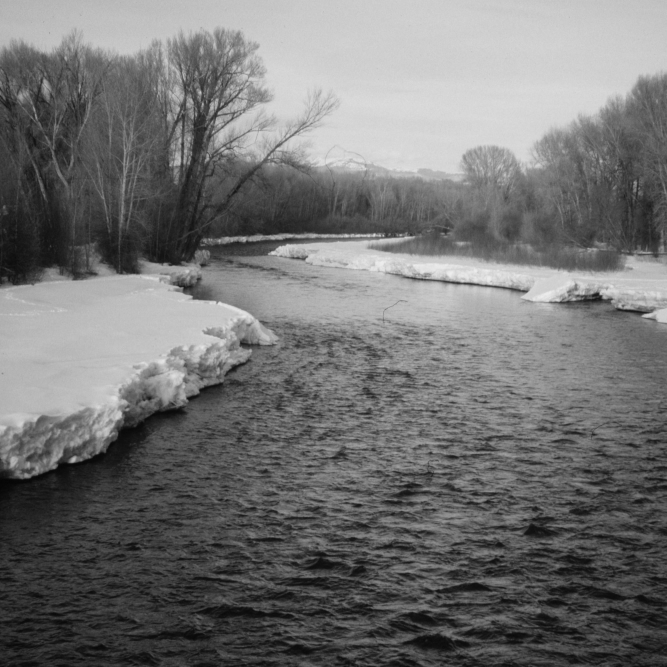
%> input picture pset4/prob2.jpg, 2000 x 2000 px (shown at 1/3 size)
$ octave pset4_Lpyr_test.m   (GNU Octave 9; MATLAB toolbox functions it lacks are replaced by stand-ins)
%> lines starting %> are read from the running program, lines starting %| are printed output that depends on the picture
img = imread('prob2.jpg');
%> img is the input picture: size 2000x2000 uint8; min 1, max 239, mean 114.8
img = double(img);
%> img: size 2000x2000 double

orange = imread('orangeHighRes.jpg');
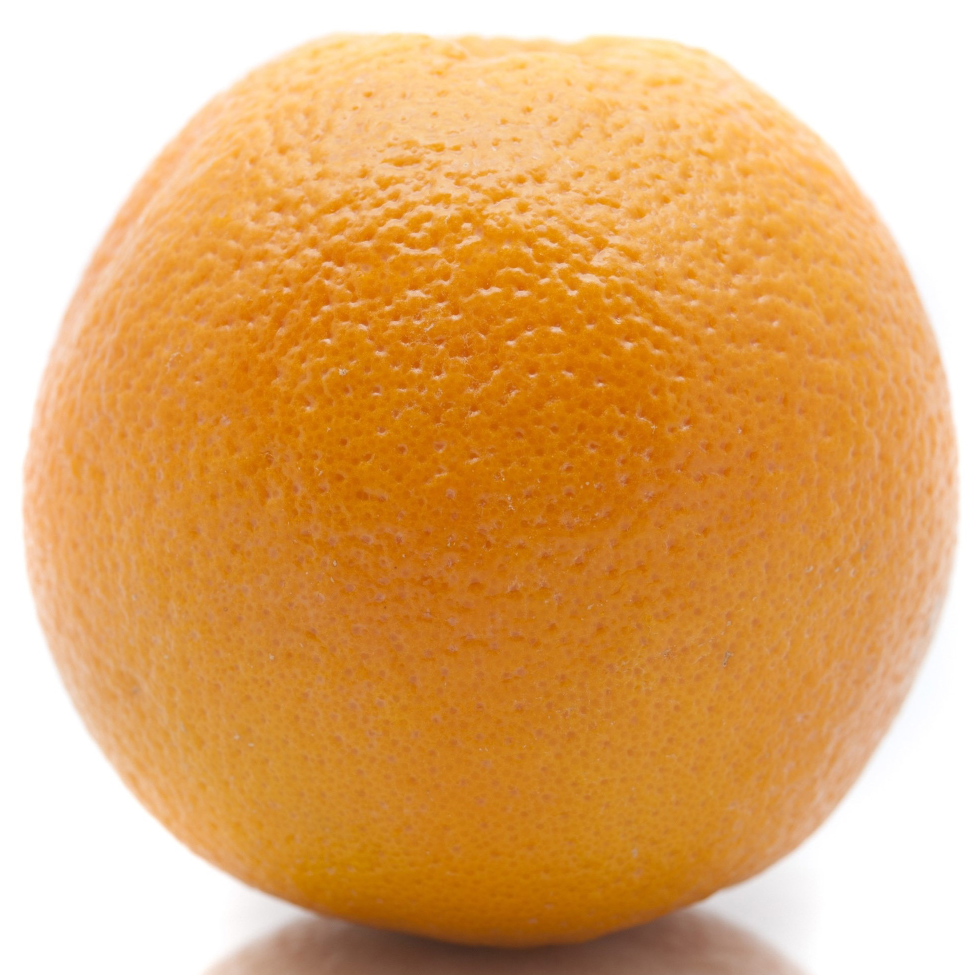
%> input picture pset4/orangeHighRes.jpg, 1950 x 1950 px (shown at 1/2 size)
%> orange is the input picture: size 1950x1950x3 uint8; mean R, G, B 225.3, 172.2, 110.7
orange = double(orange);
%> orange: size 1950x1950x3 double

apple = imread('appleHighRes.jpg');
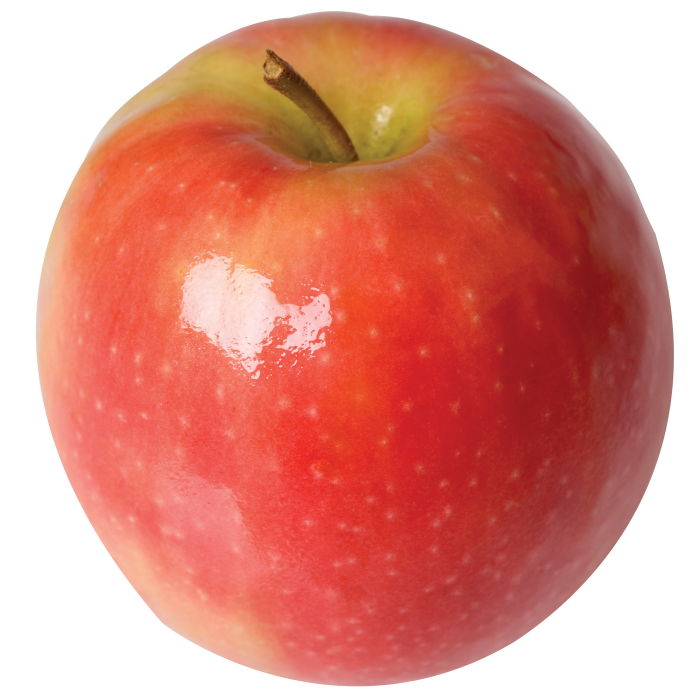
%> input picture pset4/appleHighRes.jpg, 2097 x 2097 px (shown at 1/3 size)
apple = double(apple);

orange_size = size(orange);
%> orange_size = [1950 1950 3]

% resize apple to be same size as orange
%> (the run ends here)
